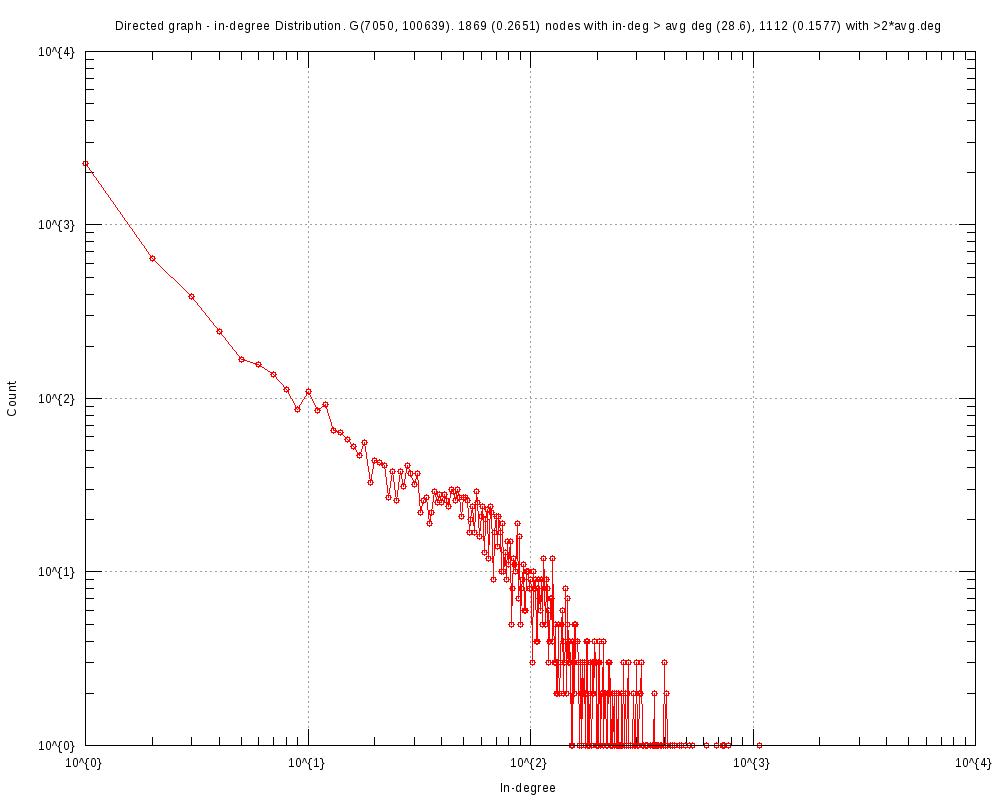

Source code (gnuplot):
#
# Directed graph - in-degree Distribution. G(7050, 100639). 1869 (0.2651) nodes with in-deg > avg deg (28.6), 1112 (0.1577) with >2*avg.deg (Sun Oct 29 16:41:15 2017)
#

set title "Directed graph - in-degree Distribution. G(7050, 100639). 1869 (0.2651) nodes with in-deg > avg deg (28.6), 1112 (0.1577) with >2*avg.deg"
set key bottom right
set logscale xy 10
set format x "10^{%L}"
set mxtics 10
set format y "10^{%L}"
set mytics 10
set grid
set xlabel "In-degree"
set ylabel "Count"
set tics scale 2
set terminal png font arial 10 size 1000,800
set output 'inDeg.GRQ.png'
plot 	"inDeg.GRQ.tab" using 1:2 title "" with linespoints pt 6
